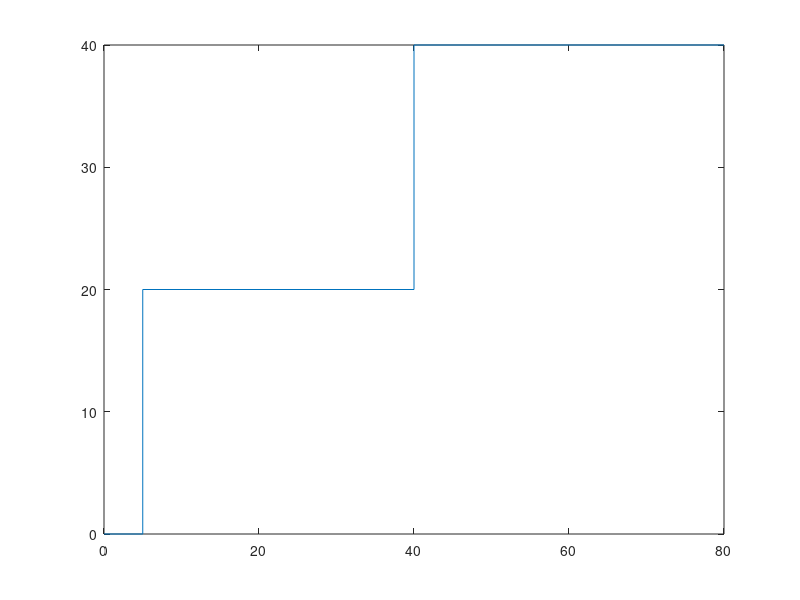

This chart was generated by the following MATLAB code:
% Define the time and corresponding y-values
t_ss = [0, 5, 40,80]; % Time points
y_ss = [0, 20, 40,40]; % Corresponding y-values

% Create the step plot
stairs(t_ss, y_ss);